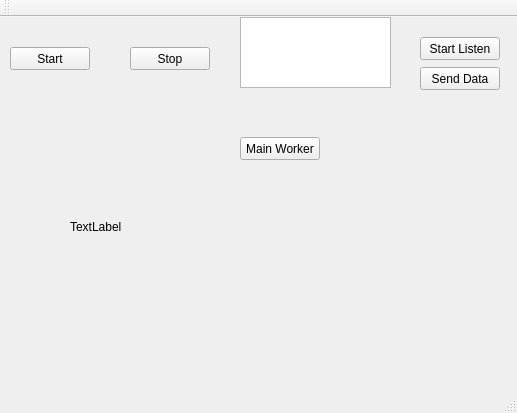
<?xml version="1.0" encoding="UTF-8"?>
<ui version="4.0">
 <class>MainWindow</class>
 <widget class="QMainWindow" name="MainWindow">
  <property name="geometry">
   <rect>
    <x>0</x>
    <y>0</y>
    <width>517</width>
    <height>413</height>
   </rect>
  </property>
  <property name="windowTitle">
   <string>MainWindow</string>
  </property>
  <widget class="QWidget" name="centralWidget">
   <widget class="QPushButton" name="pushButton">
    <property name="geometry">
     <rect>
      <x>10</x>
      <y>30</y>
      <width>80</width>
      <height>23</height>
     </rect>
    </property>
    <property name="text">
     <string>Start</string>
    </property>
   </widget>
   <widget class="QTextEdit" name="infoBox">
    <property name="geometry">
     <rect>
      <x>240</x>
      <y>0</y>
      <width>151</width>
      <height>71</height>
     </rect>
    </property>
   </widget>
   <widget class="QLabel" name="label">
    <property name="geometry">
     <rect>
      <x>70</x>
      <y>90</y>
      <width>320</width>
      <height>240</height>
     </rect>
    </property>
    <property name="text">
     <string>TextLabel</string>
    </property>
   </widget>
   <widget class="QPushButton" name="stopButton">
    <property name="geometry">
     <rect>
      <x>130</x>
      <y>30</y>
      <width>80</width>
      <height>23</height>
     </rect>
    </property>
    <property name="text">
     <string>Stop</string>
    </property>
   </widget>
   <widget class="QPushButton" name="startServer">
    <property name="geometry">
     <rect>
      <x>420</x>
      <y>20</y>
      <width>80</width>
      <height>23</height>
     </rect>
    </property>
    <property name="text">
     <string>Start Listen</string>
    </property>
   </widget>
   <widget class="QPushButton" name="sendButton">
    <property name="geometry">
     <rect>
      <x>420</x>
      <y>50</y>
      <width>80</width>
      <height>23</height>
     </rect>
    </property>
    <property name="text">
     <string>Send Data</string>
    </property>
   </widget>
   <widget class="QPushButton" name="mainWorkerButton">
    <property name="geometry">
     <rect>
      <x>240</x>
      <y>120</y>
      <width>80</width>
      <height>23</height>
     </rect>
    </property>
    <property name="text">
     <string>Main Worker</string>
    </property>
   </widget>
  </widget>
  <widget class="QMenuBar" name="menuBar">
   <property name="geometry">
    <rect>
     <x>0</x>
     <y>0</y>
     <width>517</width>
     <height>20</height>
    </rect>
   </property>
  </widget>
  <widget class="QToolBar" name="mainToolBar">
   <attribute name="toolBarArea">
    <enum>TopToolBarArea</enum>
   </attribute>
   <attribute name="toolBarBreak">
    <bool>false</bool>
   </attribute>
  </widget>
  <widget class="QStatusBar" name="statusBar"/>
 </widget>
 <layoutdefault spacing="6" margin="11"/>
 <resources/>
 <connections/>
</ui>
